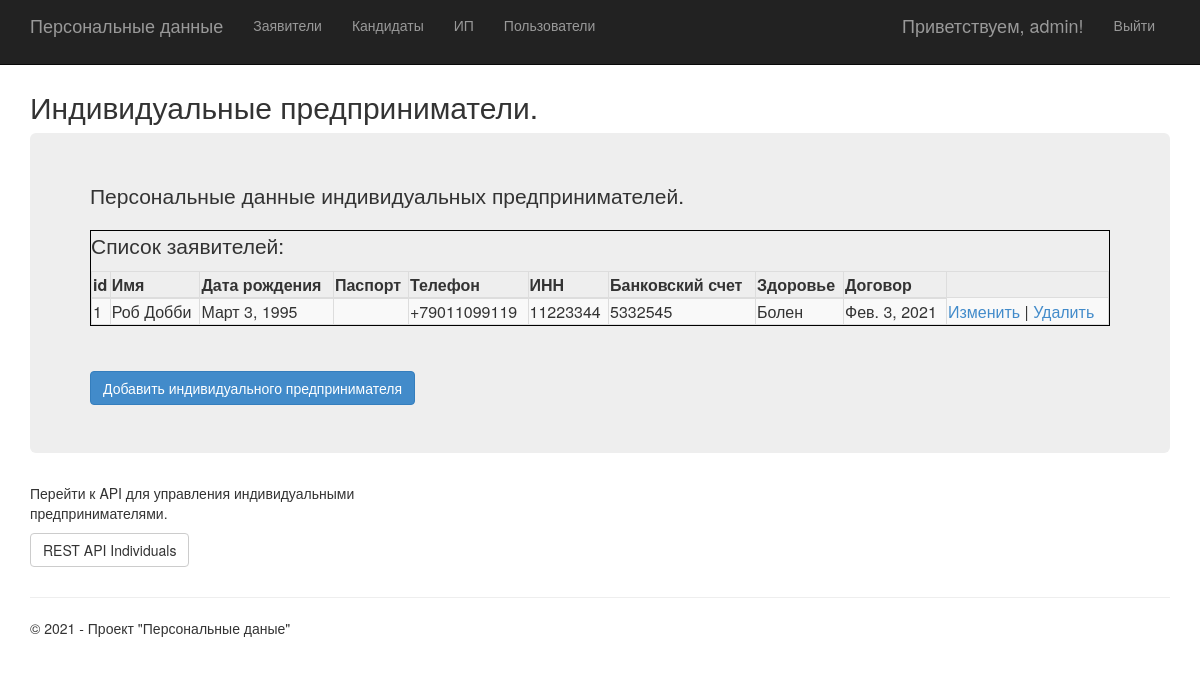
The app's page /individuals/ (signed in), older data.
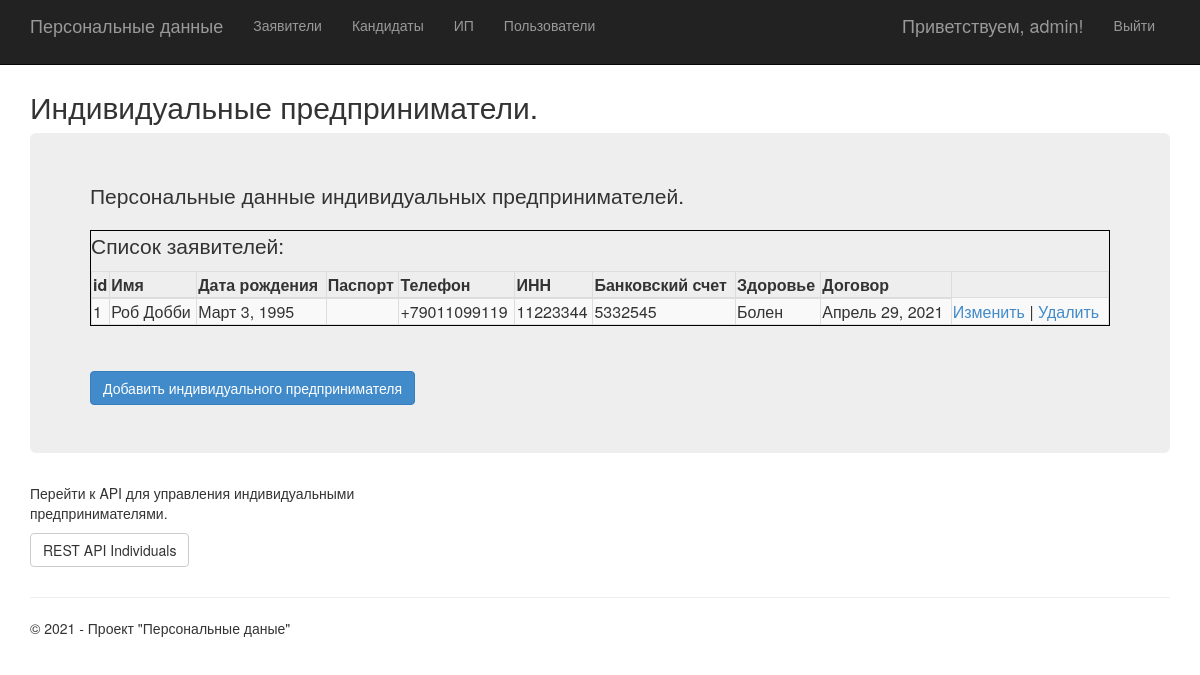
The same page, newer data.
### app/models.py (models this page shows)
class IndividualBusinessman(models.Model):
    id = models.IntegerField(primary_key = True, serialize = True)
    name = models.CharField(max_length=120)
    birth_date = models.DateField()
    phone_no = models.CharField(max_length=11, validators=[MinLengthValidator(11)])
    individual_no = models.CharField(max_length=12)
    bank_account = models.CharField(max_length=12)
    health_info = models.CharField(max_length=60)
    contract_date = models.DateField()

### app/views.py (the view)
# urls.py: path('individuals/', views.individuals, name='individuals'),
def individuals(request):
    individuals = IndividualBusinessman.objects.all()
    return render(
        request,
        'app/individuals.html',
        {
            'individuals':individuals,
            'title':'Индивидуальные предприниматели',
            'is_avaliable': request.user.is_authenticated and request.user.has_perm('app.view_individualbusinessman'),
            'year':datetime.now().year,
        }
    )

### app/templates/app/individuals.html
﻿{% extends "app/layout.html" %}
{% block content %}
<h2>{{ title }}.</h2>
    {% if is_avaliable %}
    <div class="jumbotron">
        <p class="lead">Персональные данные индивидуальных предпринимателей.</p>
        {% if individuals.count > 0 %}
        <div class="table-responsive" style="border:1px solid black">
            <p>Список заявителей:</p>
            <table id="bootstrapdatatable" class="table-responsive table-striped table-bordered" width="100%">
                <thead>
                <th>id</th>
                <th>Имя</th>
                <th>Дата рождения</th>
                <th>Паспорт</th>
                <th>Телефон</th>
                <th>ИНН</th>
                <th>Банковский счет</th>
                <th>Здоровье</th>
                <th>Договор</th>
                </thead>
                <tbody>
                    {% for individual in individuals %}
                    <tr>
                        <td>{{individual.id}}</td>
                        <td>{{individual.name}}</td>
                        <td>{{individual.birth_date}}</td>
                        <td>{{individual.passport_no}}</td>
                        <td>{{individual.phone_no}}</td>
                        <td>{{individual.individual_no}}</td>
                        <td>{{individual.bank_account}}</td>
                        <td>{{individual.health_info}}</td>
                        <td>{{individual.contract_date}}</td>
                        <td><a href="item_edit/{{individual.id}}">Изменить</a> | <a href="item_delete/{{individual.id}}">Удалить</a></td>
                    </tr>
                    {% endfor %}
                </tbody>
            </table>
        </div>
        {% else %}
        <div>
            <br/>
            <p class="lead">Список пока пуст.</p>
        </div>
        {% endif %}
        <br />
        <div>
            <a href="item_create/" class="btn btn-primary btn-large">Добавить индивидуального предпринимателя</a>
        </div>
    </div>
    <div class="row">
        <div class="col-md-4">
            <p>
                Перейти к API для управления индивидуальными предпринимателями.
            </p>
            <p><a class="btn btn-default" href="{% url 'individuals_api' %}">REST API Individuals</a></p>
        </div>
    </div>
{% else %}
    <div>
        <br/>
        <p class="lead">У вас нет прав на просмотр данной страницы.</p>
    </div>
{% endif %}
{% endblock %}

Row changes from the older to the newer data that the page shows:
changed IndividualBusinessman "Роб Добби": contract_date "Фев. 3, 2021" → "Апрель 29, 2021"
